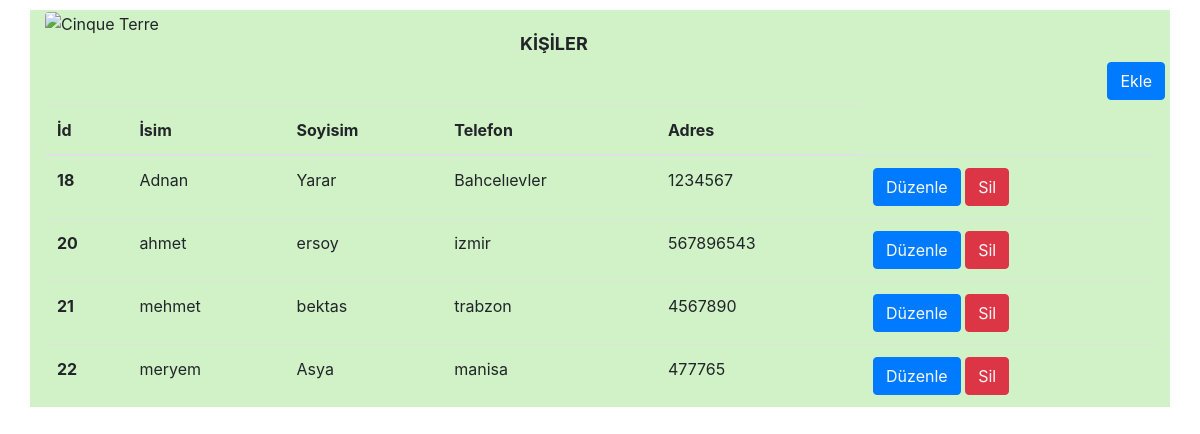
Page /app/index.php on the committed database.
### tables this page shows
CREATE TABLE `personinfo` (
  `id` int(11) NOT NULL,
  `name` varchar(40) NOT NULL,
  `surname` varchar(25) NOT NULL,
  `adress` varchar(100) NOT NULL,
  `phone` varchar(12) NOT NULL
);

### app/index.php (the view, shortened to what this page needs)
<?php
include 'db.php';
?>
<!DOCTYPE html>
<html lang="en">
<head>
    <link rel="stylesheet" href="https://cdn.jsdelivr.net/npm/bootstrap@4.6.1/dist/css/bootstrap.min.css">
    <link rel="stylesheet" href="../css/index.css">
</head>
<body>
    <div class="container" style="margin-top:10px; width:100%;background-color:#d0f2c6">
        <div class="row">
          <div class="col-md-5">
          <img src="../img/download.jpg" class="rounded" alt="Cinque Terre" width="60px" height="80px"  >
          </div>
            <div class="col-md-7" style="margin-top:20px;  font-weight:bold;
    font-size: large;" >
                KİŞİLER
            </div>
        </div>
        <div class="row" style="justify-content:right;padding:5px">
        <a href="add.php"> <button type="button" class="btn btn-primary">Ekle</button></a>
        </div>
        <table class="table">
  <thead>
    <tr>
      <th scope="col">İd</th>
      <th scope="col">İsim</th>
      <th scope="col">Soyisim</th>
      <th scope="col">Telefon</th>
      <th scope="col">Adres</th>
    </tr>
  </thead>
  <tbody>
  <?php
$sql="Select * from personinfo";
$result=mysqli_query($con,$sql);
if ($result) {
  while($row=mysqli_fetch_assoc($result)){
    $id=$row["id"];
    $name=$row["name"];
    $surname=$row["surname"];
    $phone=$row["phone"];
    $adress=$row["adress"];
echo '<tr>
<th scope="col">'.$id.'</th>
<td>'.$name.'</td>
<td>'.$surname.'</td>
<td>'.$adress.'</td>
<td>'.$phone.'</td>
<td>
<button class="btn btn-primary"><a href="update.php?updateid='.$id.'" class="text-light" >Düzenle</a></button>
<button class="btn btn-danger"  ><a href="delete.php?deleteid='.$id.'" class="text-light"onclick="return checkDelete()">Sil</a></button>
</td>
</tr>';
  }
}
?>
  </tbody>
</table>
        </div>
</body>
</html>

### rows in the picture
personinfo: id "18", name "Adnan", surname "Yarar", adress "Bahcelıevler", phone "1234567"
personinfo: id "20", name "ahmet", surname "ersoy", adress "izmir", phone "567896543"
personinfo: id "21", name "mehmet", surname "bektas", adress "trabzon", phone "4567890"
personinfo: id "22", name "meryem", surname "Asya", adress "manisa", phone "477765"
